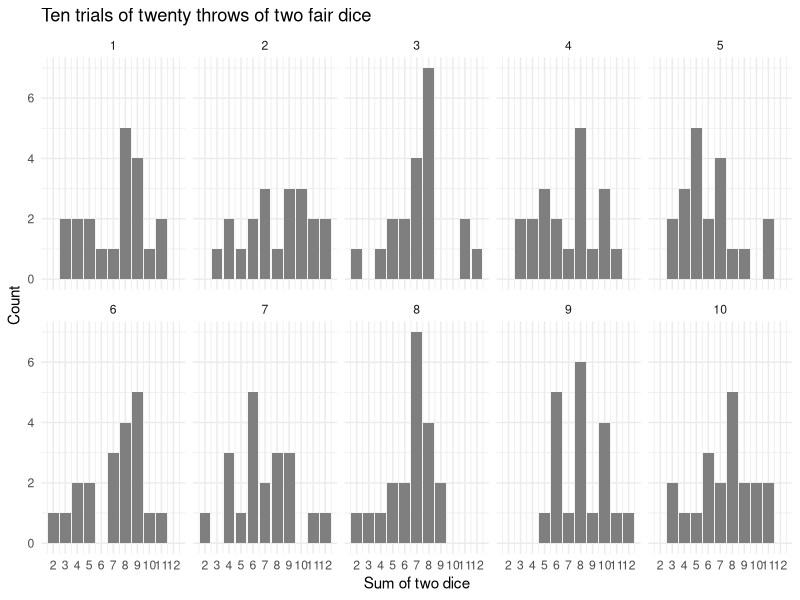

Reproduce this figure in R.
## ---- chunk 1
#| message: false
library(tidyverse)
## ---- chunk 2
#| cache: true
throw_dice <- function(n, weights = rep(1/6, 6)) {
  die1 <- sample(1:6, size = n, replace = TRUE, prob = weights)
  die2 <- sample(1:6, size = n, replace = TRUE, prob = weights)
  die1 + die2
}
## ---- chunk 3
set.seed(10)
tibble(
  trial = rep(1:10, each = 20),
  sum = throw_dice(200)
) |>
  ggplot(aes(x = sum)) +
  geom_bar(fill = "grey50") +
  scale_x_continuous(breaks = 2:12) +
  facet_wrap(~ trial, nrow = 2) +
  labs(title = "Ten trials of twenty throws of two fair dice",
       x = "Sum of two dice", y = "Count") +
  theme_minimal()
